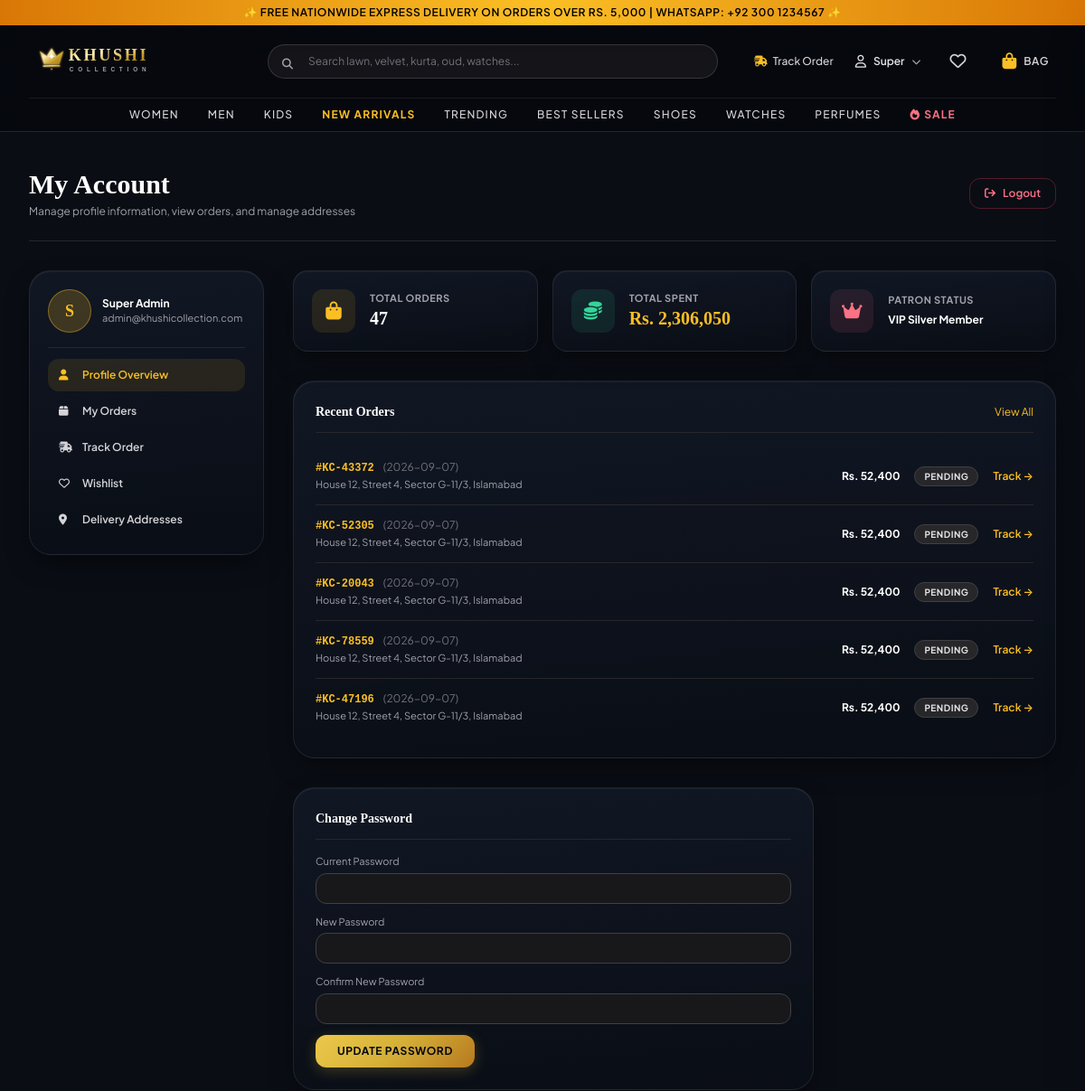
Before: /account (signed in, upper part) with the older database file.
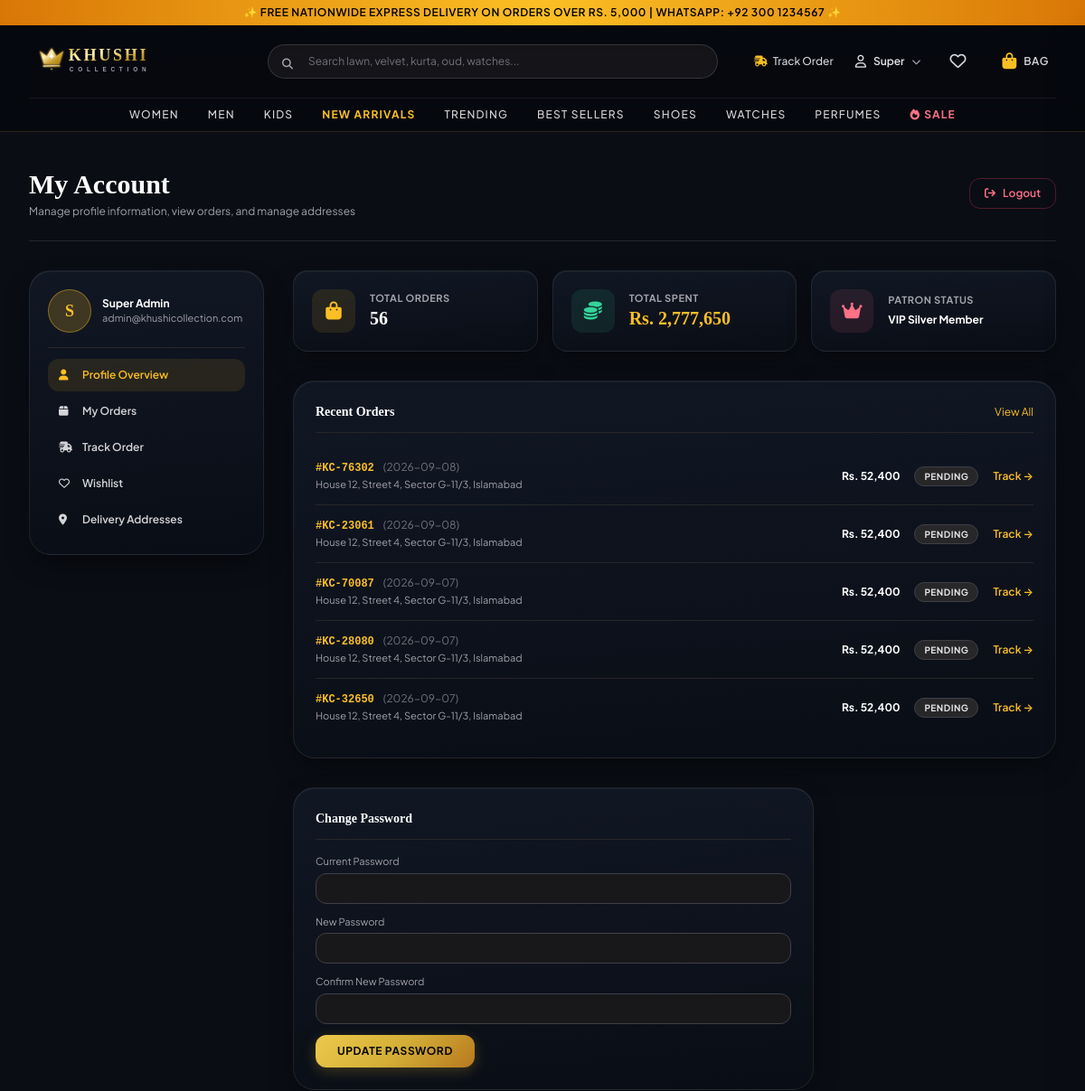
After: the same page with the newer database file.
### tables this page shows
CREATE TABLE orders (
        id INTEGER PRIMARY KEY AUTOINCREMENT,
        order_number TEXT UNIQUE NOT NULL,
        user_id INTEGER,
        customer_name TEXT NOT NULL,
        customer_phone TEXT NOT NULL,
        customer_email TEXT NOT NULL,
        address TEXT NOT NULL,
        city TEXT NOT NULL,
        area TEXT,
        postal_code TEXT,
        delivery_instructions TEXT,
        subtotal REAL NOT NULL,
        delivery_fee REAL DEFAULT 0,
        discount_amount REAL DEFAULT 0,
        coupon_code TEXT,
        total_amount REAL NOT NULL,
        payment_method TEXT DEFAULT 'cod',
        payment_status TEXT DEFAULT 'unpaid',
        order_status TEXT DEFAULT 'pending',
        tracking_number TEXT,
        courier_name TEXT DEFAULT 'Trax Express',
        admin_notes TEXT,
        created_at TIMESTAMP DEFAULT CURRENT_TIMESTAMP,
        updated_at TIMESTAMP DEFAULT CURRENT_TIMESTAMP, customer_id INTEGER,
        FOREIGN KEY (user_id) REFERENCES users (id) ON DELETE SET NULL
    );

### routes/account.py (the view)
@account_bp.route('/account')
@login_required
def dashboard():
    user = query_db('SELECT * FROM users WHERE id = ?', (session['user_id'],), one=True)
    orders = query_db('SELECT * FROM orders WHERE user_id = ? ORDER BY id DESC LIMIT 5', (session['user_id'],))
    addresses = query_db('SELECT * FROM addresses WHERE user_id = ? ORDER BY is_default DESC', (session['user_id'],))
    total_orders = query_db('SELECT COUNT(*) as cnt FROM orders WHERE user_id = ?', (session['user_id'],), one=True)['cnt']
    total_spent = query_db('SELECT COALESCE(SUM(total_amount), 0) as sm FROM orders WHERE user_id = ?', (session['user_id'],), one=True)['sm']
    return render_template(
        'account/profile.html',
        user=user,
        orders=orders,
        addresses=addresses,
        total_orders=total_orders,
        total_spent=total_spent
    )

### database.py (called while the page is built)
def get_db():
    try:
        conn = sqlite3.connect(DATABASE_PATH, timeout=30.0)
        conn.row_factory = sqlite3.Row
        conn.execute("PRAGMA foreign_keys = ON")
        try:
            conn.execute("PRAGMA journal_mode = WAL")
        except Exception:
            try:
                conn.execute("PRAGMA journal_mode = DELETE")
            except Exception:
                pass
        return conn
    except Exception:
        conn = sqlite3.connect(":memory:", timeout=30.0)
        conn.row_factory = sqlite3.Row
        return conn

def query_db(query, args=(), one=False):
    conn = get_db()
    try:
        cur = conn.cursor()
        cur.execute(query, args)
        rv = cur.fetchall()
        return (rv[0] if rv else None) if one else rv
    finally:
        conn.close()

### routes/account.py (called while the page is built)
def login_required(f):
    @wraps(f)
    def decorated_function(*args, **kwargs):
        if not session.get('user_id'):
            flash('Please log in to access your account.', 'info')
            return redirect(url_for('account.login', next=request.url))
        return f(*args, **kwargs)
    return decorated_function

### templates/account/profile.html (shortened to what the changed rows need)
{% extends 'base.html' %}
{% block content %}
<div class="max-w-7xl mx-auto px-4 sm:px-6 lg:px-8 py-10">
    <div class="pb-6 border-b border-zinc-800 mb-8 flex flex-col sm:flex-row sm:items-center justify-between gap-4">
        <div>
            <h1 class="text-2xl sm:text-3xl font-serif font-bold text-white">My Account</h1>
        </div>
    </div>
    <div class="grid grid-cols-1 lg:grid-cols-12 gap-8">
        <div class="lg:col-span-9 space-y-8">
            <div class="grid grid-cols-1 sm:grid-cols-3 gap-4">
                <div class="luxury-card p-5 rounded-2xl flex items-center gap-4">
                    <div>
                        <span class="text-[11px] text-zinc-400 block uppercase font-bold tracking-wider">Total Orders</span>
                        <span class="text-xl font-serif font-bold text-white">{{ total_orders }}</span>
                    </div>
                </div>
                <div class="luxury-card p-5 rounded-2xl flex items-center gap-4">
                    <div>
                        <span class="text-[11px] text-zinc-400 block uppercase font-bold tracking-wider">Total Spent</span>
                        <span class="text-xl font-serif font-bold text-amber-400">Rs. {{ "{:,}".format(total_spent|int) }}</span>
                    </div>
                </div>
            </div>
            <div class="luxury-card p-6 rounded-3xl space-y-4">
                {% if orders %}
                <div class="divide-y divide-zinc-800 text-xs">
                    {% for o in orders %}
                    <div class="py-3.5 flex flex-col sm:flex-row sm:items-center justify-between gap-3">
                        <div>
                            <span class="font-mono font-bold text-amber-400">#{{ o.order_number }}</span>
                            <span class="text-zinc-500 ml-2">({{ o.created_at[:10] }})</span>
                            <p class="text-zinc-400 text-[11px] mt-0.5">{{ o.address }}, {{ o.city }}</p>
                        </div>
                        <div class="flex items-center gap-4">
                            <span class="font-bold text-white">Rs. {{ "{:,}".format(o.total_amount|int) }}</span>
                            <span class="px-2.5 py-0.5 rounded-full text-[10px] font-bold uppercase tracking-wider bg-zinc-800 text-zinc-200 border border-zinc-700">
                                {{ o.order_status.replace('_', ' ').title() }}
                            </span>
                            <a href="{{ url_for('storefront.track_order', order_id=o.order_number, phone=o.customer_phone) }}" class="text-amber-400 hover:underline font-semibold">Track &rarr;</a>
                        </div>
                    </div>
                    {% endfor %}
                </div>
                {% else %}
                <p class="text-xs text-zinc-400 py-4 text-center">You haven't placed any orders yet.</p>
                {% endif %}
            </div>
        </div>
    </div>
</div>
{% endblock %}

Changed rows visible on the page:
no longer on this page (row unchanged): orders: order_number "KC-43372", created_at "2026-09-07", address "House 12, Street 4, Sector G-11/3", city "Islamabad", total_amount "52,400", order_status.replace "PENDING"
no longer on this page (row unchanged): orders: order_number "KC-52305", created_at "2026-09-07", address "House 12, Street 4, Sector G-11/3", city "Islamabad", total_amount "52,400", order_status.replace "PENDING"
no longer on this page (row unchanged): orders: order_number "KC-20043", created_at "2026-09-07", address "House 12, Street 4, Sector G-11/3", city "Islamabad", total_amount "52,400", order_status.replace "PENDING"
no longer on this page (row unchanged): orders: order_number "KC-78559", created_at "2026-09-07", address "House 12, Street 4, Sector G-11/3", city "Islamabad", total_amount "52,400", order_status.replace "PENDING"
no longer on this page (row unchanged): orders: order_number "KC-47196", created_at "2026-09-07", address "House 12, Street 4, Sector G-11/3", city "Islamabad", total_amount "52,400", order_status.replace "PENDING"
added orders: order_number "KC-76302", created_at "2026-09-08", address "House 12, Street 4, Sector G-11/3", city "Islamabad", total_amount "52,400", order_status.replace "PENDING"
added orders: order_number "KC-23061", created_at "2026-09-08", address "House 12, Street 4, Sector G-11/3", city "Islamabad", total_amount "52,400", order_status.replace "PENDING"
added orders: order_number "KC-70087", created_at "2026-09-07", address "House 12, Street 4, Sector G-11/3", city "Islamabad", total_amount "52,400", order_status.replace "PENDING"
added orders: order_number "KC-28080", created_at "2026-09-07", address "House 12, Street 4, Sector G-11/3", city "Islamabad", total_amount "52,400", order_status.replace "PENDING"
added orders: order_number "KC-32650", created_at "2026-09-07", address "House 12, Street 4, Sector G-11/3", city "Islamabad", total_amount "52,400", order_status.replace "PENDING"
Other visible differences:
{{ total_orders }}: "47" → "56"
{{ "{:,}".format(total_spent|int) }}: "2,306,050" → "2,777,650"
